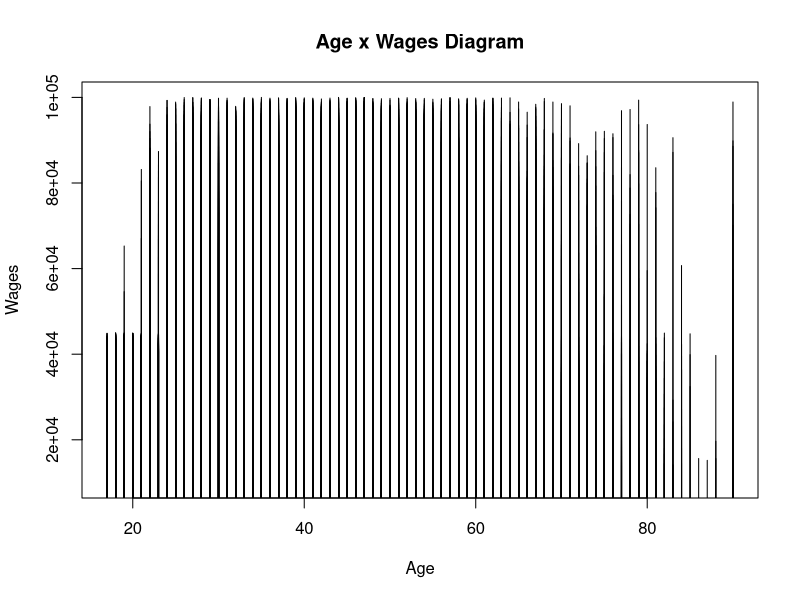
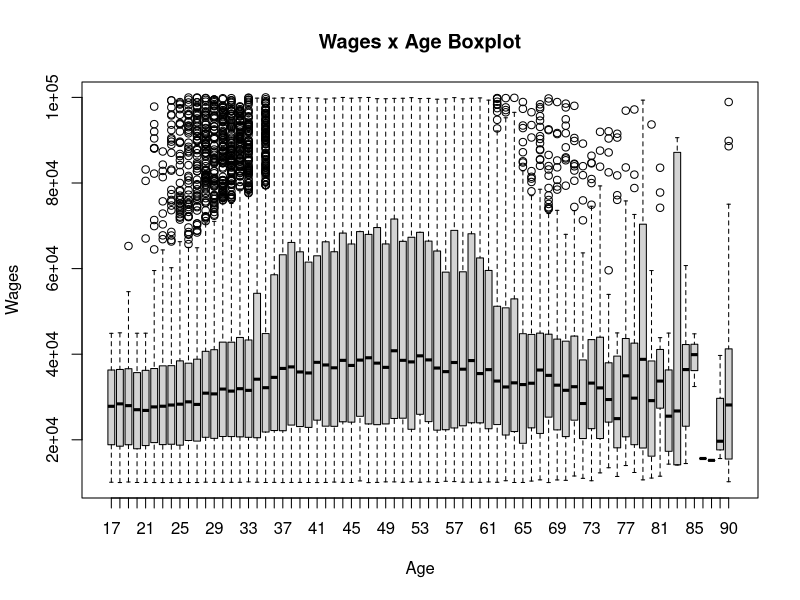

The R source for these figures, in order: (Note: this script raises an error after producing the figures.)
# bigger wage mean

# reading data
data = read.csv("Lab1/adult.csv")

age = data$age
sex = data$sex
race = data$race
native_country = data$native.country
education_num = data$education.num
education = data$education
wages = data$Wages
hours_worked_per_year = data$hours.per.week * 4 * 12

# age --------------------------------------------------------------------------------

age_x_wages = data.frame(age,wages)

plot(age, wages, xlab="Age", ylab="Wages", main="Age x Wages Diagram", type="h")
summary(age_x_wages)
boxplot(wages ~ age, data=age_x_wages,main="Wages x Age Boxplot",xlab="Age",ylab="Wages")
# the boxplot shows that the age with bigger wage mean is 79 years-old

# sex -------------------------------------------------------------------------------
plot(sex, wages, xlab="Sex", ylab="Wages", main="Sex x Wages Diagram", type="h")
# with the plot we can note that the man have a bigger wage mean

# race ------------------------------------------------------------------------------
plot(race, wages, xlab="Race", ylab="Wages", main="Race x Wages Diagram", type="h")
summary(race)

race_x_wages = data.frame(race,wages)

plot(race, wages, xlab="Race", ylab="Wages", main="Race x Wages Diagram", type="h")
summary(race_x_wages)
boxplot(wages ~ race, data=race_x_wages,main="Race x Wages Boxplot",xlab="Race",ylab="Wages")
# the boxplot shows that the Asian-Pac-Islander have greather wages, and is relatively near
# of White's wages

# native country --------------------------------------------------------------------
native_country_x_wages = data.frame(native_country,wages)

plot(native_country, wages, xlab="Native Country", ylab="Wages", main="Native Country x Wages Diagram", type="h")
boxplot(wages ~ native_country, data=native_country_x_wages,main="Wages x Native Country Boxplot",xlab="Native Country",ylab="Wages")

# education years -------------------------------------------------------------------
education_years_x_wages = data.frame(education_num,wages)
boxplot(wages ~ education_num, data=education_years_x_wages,main="Wages x Education Years Boxplot",xlab="Education Years",ylab="Wages")
plot(education_num, wages, xlab="Years of Education", ylab="Wages", main="Years of Education x Wages Diagram", type="h")
# the boxplot shows that the wage increase with the years of study, being 15 and 16 the years of study
# with bigger income

# education level -------------------------------------------------------------------
education_level_x_wages = data.frame(education,wages)
plot(education, wages, xlab="Education Level", ylab="Wages", main="Education Level x Wages Diagram", type="h")
boxplot(wages ~ education, data=education_level_x_wages, xlab="Education Level", ylab="Wages",main="Education Level x Wages Boxplot")

# -----------------------------------------------------------------------------------------
# proportion between mean wage and mean hours-worked
mean_wages = mean(wages)
mean_wages
mean_hours_worked = mean(hours_worked_per_year)
mean_hours_worked

proportion = mean_wages/mean_hours_worked
proportion
